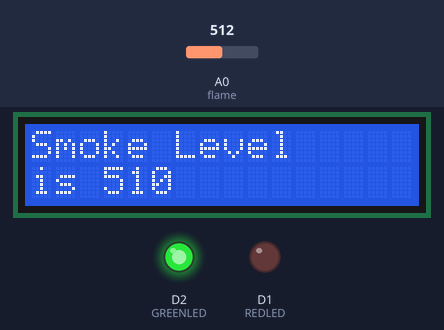
Bench run of a sketch on a simulated ESP8266 (NodeMCU). Parts: 16×2 character LCD, output pins drawn as LEDs (lit = HIGH). The inputs (shaded band) are chosen by the test bench; at power-on: A0 (flame) = 512. WiFi joins after 1.5 s; servers stay silent unless stated; web services answer with replies made up by the test bench; what the sketch prints to the serial monitor is not drawn.

Above: at 2.4 s.
2.5 s: A0 (flame) set to 685
At 3.0 s:
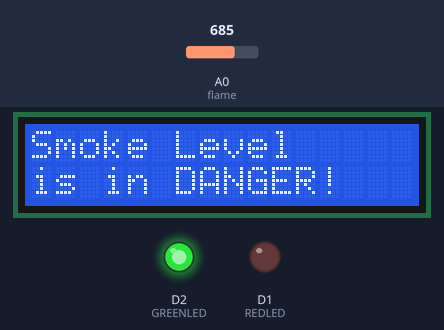
4.0 s: A0 (flame) set to 718
At 5.2 s:
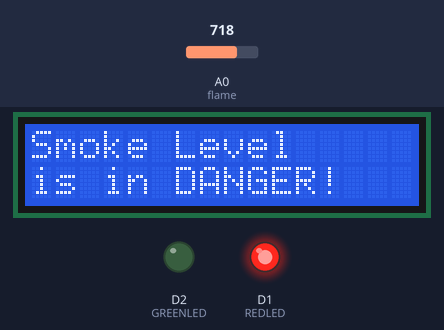
Timing chart, 0 to 7.0 s (numbered marks = the images above; inputs shaded):
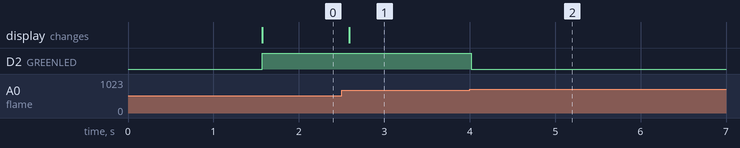

The sketch:

All_codes_combined_for_ESP8266.ino
```cpp
#include <ESP8266WiFi.h>
#include <WiFiClientSecure.h>
#include <LiquidCrystal.h>


const int flame = A0;
const int REDLED = D1;
const int GREENLED = D2;
const int rs = D0, en = D3, d4 = D5, d5 = D6, d6 = D7, d7 = D8;
LiquidCrystal lcd(rs, en, d4, d5, d6, d7);


// Your threshold value
const int sensorThres = 700;


const char* ssid = "Rahul";
const char* password = "qwerty123";

const char* host = "maker.ifttt.com";
const int httpsPort = 443;


void setup() {
  Serial.begin(115200);
  lcd.begin(16, 2);
  lcd.print("Smoke Level");

  pinMode(REDLED, OUTPUT);
  pinMode(GREENLED, OUTPUT);
  pinMode(flame,INPUT);
  Serial.println();
  Serial.print("connecting to ");
  Serial.println(ssid);
  WiFi.begin(ssid, password);
  while(WiFi.status() != WL_CONNECTED) {
    delay(500);
    Serial.print(".");
  }
  Serial.println("");
  Serial.println("WiFi connected");
  Serial.println("IP address: ");
  Serial.println(WiFi.localIP());

while(1>0)
{
  int analogSensor = analogRead(flame);

  Serial.print("SMOKE LEVEL: ");
  Serial.println(analogSensor);
  // Checks if it has reached the threshold value
  if (analogSensor <300)
  {
    lcd.setCursor(0, 1);
    lcd.print("is in Safe Mode");
  }
  if (analogSensor <320 && analogSensor >=300)
  {
    lcd.setCursor(0, 1);
    lcd.print("is 310         ");
  }
  if (analogSensor <340 && analogSensor >=320)
  {
    lcd.setCursor(0, 1);
    lcd.print("is 330         ");
  }
   if (analogSensor <360 && analogSensor >=340)
  {
    lcd.setCursor(0, 1);
    lcd.print("is 350         ");
  }
   if (analogSensor <380 && analogSensor >=360)
  {
    lcd.setCursor(0, 1);
    lcd.print("is 370         ");
  }
   if (analogSensor <400 && analogSensor >=380)
  {
    lcd.setCursor(0, 1);
    lcd.print("is 390         ");
  }
   if (analogSensor <420 && analogSensor >=400)
  {
    lcd.setCursor(0, 1);
    lcd.print("is 410         ");
  }
   if (analogSensor <440 && analogSensor >=420)
  {
    lcd.setCursor(0, 1);
    lcd.print("is 430         ");
  }
   if (analogSensor <460 && analogSensor >=440)
  {
    lcd.setCursor(0, 1);
    lcd.print("is 450         ");
  }
   if (analogSensor <480 && analogSensor >=460)
  {
    lcd.setCursor(0, 1);
    lcd.print("is 470         ");
  }
  if (analogSensor <500 && analogSensor >=480)
  {
    lcd.setCursor(0, 1);
    lcd.print("is 490         ");
  }
  if (analogSensor <520 && analogSensor >=500)
  {
    lcd.setCursor(0, 1);
    lcd.print("is 510         ");
  }
  if (analogSensor <540 && analogSensor >=520)
  {
    lcd.setCursor(0, 1);
    lcd.print("is 530         ");
  }
   if (analogSensor <560 && analogSensor >=540)
  {
    lcd.setCursor(0, 1);
    lcd.print("is 550         ");
  }
   if (analogSensor <580 && analogSensor >=560)
  {
    lcd.setCursor(0, 1);
    lcd.print("is 570         ");
  }
  if (analogSensor >=580)
  {
    lcd.setCursor(0, 1);
    lcd.print("is in DANGER!  ");
  }

  if (analogSensor > sensorThres)
  {
    digitalWrite(REDLED, HIGH);
    digitalWrite(GREENLED, LOW);
    WiFiClientSecure client;
  Serial.print("connecting to ");
  Serial.println(host);
  client.setInsecure();
  if (!client.connect(host, httpsPort)) {
    Serial.println("connection failed");
    return;
  }

  String url = "/trigger/Fire/with/key/c-w2MwnCBRZ3J90p3vsn_";
  Serial.print("requesting URL: ");
  Serial.println(url);

  client.print(String("GET ") + url + " HTTP/1.1\r\n" +
               "Host: " + host + "\r\n" +
               "User-Agent: BuildFailureDetectorESP8266\r\n" +
               "Connection: close\r\n\r\n");

  Serial.println("request sent");
  while (client.connected()) {
    String line = client.readStringUntil('\n');
    if (line == "\r") {
      Serial.println("headers received");
      break;
    }
  }
  String line = client.readStringUntil('\n');

  Serial.println("reply was:");
  Serial.println("==========");
  Serial.println(line);
  Serial.println("==========");
  Serial.println("closing connection");
  break;
}
  else
  {
    digitalWrite(REDLED, LOW);
    digitalWrite(GREENLED, HIGH);
  }
  delay(100);
}
}
void loop(){}
```

Measured:
- the behaviour switches between 700 and 701 on A0 (flame) (found by bisection; images 1 and 2)
- after the input at 2.5 s, the display: changes after 0.09 s (image 1)
- after the input at 4.0 s, D2 (GREENLED): HIGH → LOW at once; D1 (REDLED): LOW → HIGH at once
